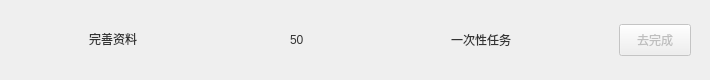
       <widget class="QWidget" name="CompeteDataWidget" native="true">
        <property name="enabled">
         <bool>true</bool>
        </property>
        <property name="geometry">
         <rect>
          <x>20</x>
          <y>499</y>
          <width>710</width>
          <height>80</height>
         </rect>
        </property>
        <property name="sizePolicy">
         <sizepolicy hsizetype="Fixed" vsizetype="Fixed">
          <horstretch>0</horstretch>
          <verstretch>0</verstretch>
         </sizepolicy>
        </property>
        <property name="minimumSize">
         <size>
          <width>710</width>
          <height>80</height>
         </size>
        </property>
        <property name="maximumSize">
         <size>
          <width>710</width>
          <height>80</height>
         </size>
        </property>
        <property name="styleSheet">
         <string notr="true">QWidget#CompeteDataWidget{background-color: rgb(252, 252, 252);border:1px solid rgba(235,235,235,1);
border-radius:10px;}</string>
        </property>
        <widget class="QLabel" name="label_9">
         <property name="geometry">
          <rect>
           <x>20</x>
           <y>15</y>
           <width>50</width>
           <height>50</height>
          </rect>
         </property>
         <property name="sizePolicy">
          <sizepolicy hsizetype="Fixed" vsizetype="Fixed">
           <horstretch>0</horstretch>
           <verstretch>0</verstretch>
          </sizepolicy>
         </property>
         <property name="minimumSize">
          <size>
           <width>50</width>
           <height>50</height>
          </size>
         </property>
         <property name="maximumSize">
          <size>
           <width>50</width>
           <height>50</height>
          </size>
         </property>
         <property name="toolTip">
          <string>完善个人资料，可获得云币+50</string>
         </property>
         <property name="styleSheet">
          <string notr="true">QLabel{border-image: url(:/EntCenterWidget/image/completeInfo.png);}</string>
         </property>
         <property name="text">
          <string/>
         </property>
        </widget>
        <widget class="QLabel" name="label_11">
         <property name="geometry">
          <rect>
           <x>89</x>
           <y>31</y>
           <width>56</width>
           <height>15</height>
          </rect>
         </property>
         <property name="sizePolicy">
          <sizepolicy hsizetype="Fixed" vsizetype="Fixed">
           <horstretch>0</horstretch>
           <verstretch>0</verstretch>
          </sizepolicy>
         </property>
         <property name="minimumSize">
          <size>
           <width>56</width>
           <height>15</height>
          </size>
         </property>
         <property name="maximumSize">
          <size>
           <width>56</width>
           <height>15</height>
          </size>
         </property>
         <property name="toolTip">
          <string>完善个人资料，可获得云币+50</string>
         </property>
         <property name="styleSheet">
          <string notr="true">QLabel{font: 14px &quot;微软雅黑&quot;;
color:#333333;}</string>
         </property>
         <property name="text">
          <string>完善资料</string>
         </property>
        </widget>
        <widget class="QLabel" name="label_13">
         <property name="geometry">
          <rect>
           <x>260</x>
           <y>31</y>
           <width>20</width>
           <height>20</height>
          </rect>
         </property>
         <property name="sizePolicy">
          <sizepolicy hsizetype="Fixed" vsizetype="Fixed">
           <horstretch>0</horstretch>
           <verstretch>0</verstretch>
          </sizepolicy>
         </property>
         <property name="minimumSize">
          <size>
           <width>20</width>
           <height>20</height>
          </size>
         </property>
         <property name="maximumSize">
          <size>
           <width>20</width>
           <height>20</height>
          </size>
         </property>
         <property name="styleSheet">
          <string notr="true">border-image: url(:/EntCenterWidget/image/score.png);</string>
         </property>
         <property name="text">
          <string/>
         </property>
        </widget>
        <widget class="QLabel" name="label_15">
         <property name="geometry">
          <rect>
           <x>290</x>
           <y>32</y>
           <width>20</width>
           <height>15</height>
          </rect>
         </property>
         <property name="sizePolicy">
          <sizepolicy hsizetype="Fixed" vsizetype="Fixed">
           <horstretch>0</horstretch>
           <verstretch>0</verstretch>
          </sizepolicy>
         </property>
         <property name="minimumSize">
          <size>
           <width>20</width>
           <height>15</height>
          </size>
         </property>
         <property name="maximumSize">
          <size>
           <width>20</width>
           <height>15</height>
          </size>
         </property>
         <property name="styleSheet">
          <string notr="true">font: 14px &quot;微软雅黑&quot;;
color:#333333;</string>
         </property>
         <property name="text">
          <string>50</string>
         </property>
        </widget>
        <widget class="QLabel" name="label_17">
         <property name="geometry">
          <rect>
           <x>451</x>
           <y>32</y>
           <width>70</width>
           <height>15</height>
          </rect>
         </property>
         <property name="sizePolicy">
          <sizepolicy hsizetype="Fixed" vsizetype="Fixed">
           <horstretch>0</horstretch>
           <verstretch>0</verstretch>
          </sizepolicy>
         </property>
         <property name="minimumSize">
          <size>
           <width>70</width>
           <height>15</height>
          </size>
         </property>
         <property name="maximumSize">
          <size>
           <width>70</width>
           <height>15</height>
          </size>
         </property>
         <property name="styleSheet">
          <string notr="true">font: 14px &quot;微软雅黑&quot;;
color:#333333;</string>
         </property>
         <property name="text">
          <string>一次性任务</string>
         </property>
        </widget>
        <widget class="QPushButton" name="CompeteDataButton">
         <property name="enabled">
          <bool>false</bool>
         </property>
         <property name="geometry">
          <rect>
           <x>619</x>
           <y>24</y>
           <width>72</width>
           <height>32</height>
          </rect>
         </property>
         <property name="sizePolicy">
          <sizepolicy hsizetype="Fixed" vsizetype="Fixed">
           <horstretch>0</horstretch>
           <verstretch>0</verstretch>
          </sizepolicy>
         </property>
         <property name="minimumSize">
          <size>
           <width>72</width>
           <height>32</height>
          </size>
         </property>
         <property name="maximumSize">
          <size>
           <width>72</width>
           <height>32</height>
          </size>
         </property>
         <property name="styleSheet">
          <string notr="true">QPushButton{background-color: qlineargradient(spread:pad, x1:0, y1:0, x2:1, y2:0, stop:0 rgba(2, 164, 253, 1), stop:1 rgba(31, 139, 237, 1));
			border-radius:4px;font: 14px &quot;微软雅黑&quot;;color:rgba(255, 255, 255, 1);}
QPushButton:hover,pressed{ background-color: qlineargradient(spread:pad, x1:0, y1:0, x2:0, y2:1, stop:0 rgba(40, 178, 253, 1),stop:1 rgba(64, 156, 240, 1));
		  border-radius:4px;font: 14px &quot;微软雅黑&quot;;color:rgba(255, 255, 255, 1);}
QPushButton:disabled{ background-color:rgba(200,200,200,1);border-radius:4px;};</string>
         </property>
         <property name="text">
          <string>去完成</string>
         </property>
        </widget>
       </widget>
